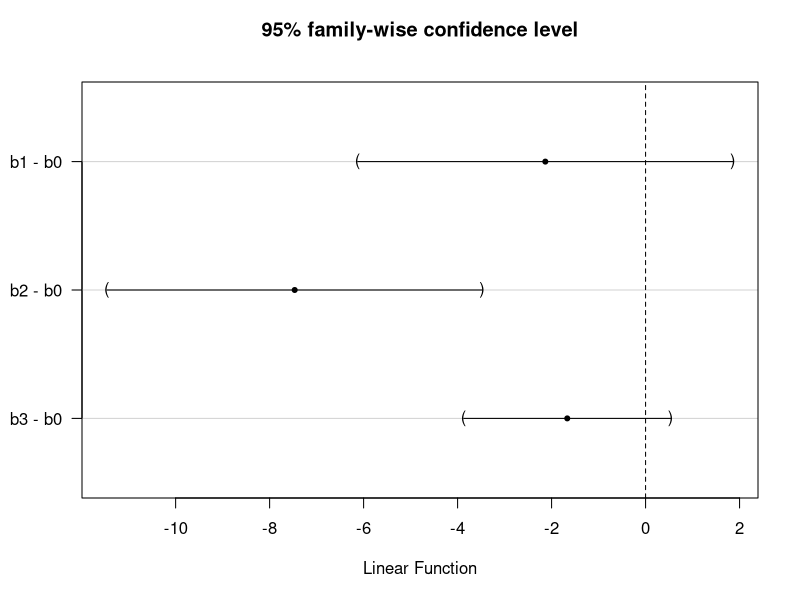

Source code (R):
##### Exercise 2 #####

library(multcomp)
library(dplyr)
data(recovery)
recovery

# 1. Can we conclude that any of the three blanket types b1; b2, or b3 leads to a significant reduction in recovery time 
# compared with the standard blanket b0 at level alpha = 5%? To do so, please follow these steps:

# (a) Define a family of null hypotheses.

# mu0,1,2,3 : mean of b0,1,2,3
# H0(0j) : mu0 = muj, j=1,2,3
# sigma = {H0(01), H0(02), H0(03)}


# (b) Calculate the corresponding test statistics.

bm <- aggregate(minutes~blanket, data=recovery, mean)[,2]
bsi2 <- aggregate(minutes~blanket, data=recovery, var)[,2]
num <- count(recovery, blanket)
n <- c(num[1,2], num[2,2], num[3,2], num[4,2])

N = sum(n); a=length(num[,2])

s2 <- sum((n-1)*bsi2)/(N-a)
s1j <- sapply(2:4, function(j)s2*(1/n[1] + 1/n[j]))

diff <-sapply(2:4,function(j)(bm[1]-bm[j]))
T1j <- diff/sqrt(s1j)
T0 <- max(abs(T1j))


# (c) Calculate Bonferroni-adjusted p-values.

pv <- sapply(2:4, function(j)2*min(pt(T1j[j-1],n[1]+n[j]-2), 1-pt(T1j[j-1],n[1]+n[j]-2)))
bonferroni_p <- pv*3

# 0.5931716252 0.0004069726 0.2053183050


# (d) Calculate the correlation matrix of the test statistics.

gamma = matrix(1, ncol=3, nrow=3)

for(i in 1:3){
  for(j in 1:3){
    if(i==j) {gamma[i,j]=s2*(1/n[1]+1/n[j+1])}
    if(i!=j) {gamma[i,j]=s2*1/n[1]}
  }
}

R = cov2cor(gamma)


# (e) Calculate the p-values using the Multiple Contrast Test Procedure.

pv_MCTP <- sapply(1:3, function(j)
                  1-pmvt(-abs(T1j[j]), abs(T1j[j]), df=N-a, delta=rep(0,3), corr=R)[1])

# 0.4559362595 0.0001169635 0.1820056433


# 2. Compute 95% two-sided simultaneous confidence intervals for each mean difference using the MCTP. 
# Display the confidence intervals graphically and interpret the results.

q = qmvt(0.95, tail="both", corr=R, df=N-4)$quantile
CI_MCTP <- sapply(1:3, function(j)q*s2*sqrt(1/n[1]+1/n[j+1]))

CI01 <- c(diff[1]-CI_MCTP[1], diff[1]+CI_MCTP[1])
# -8.201834, 12.468500

CI02 <- c(diff[2]-CI_MCTP[2], diff[2]+CI_MCTP[2])
# -2.86850, 17.80183

CI03 <- c(diff[3]-CI_MCTP[3], diff[3]+CI_MCTP[3])
# -4.035010, 7.368343

amod <- aov(minutes~blanket, data=recovery)
erg<-glht(amod,linfct=mcp(blanket="Dunnett"))
plot(erg)

# Confidence intervals of "b1-b0" and "b3-b0" contain 0 and "b2-b0" doesn't contain 0.
# Therefore we can conclude that the blanket b2 has significant effect for recovery compared to other blankets.
